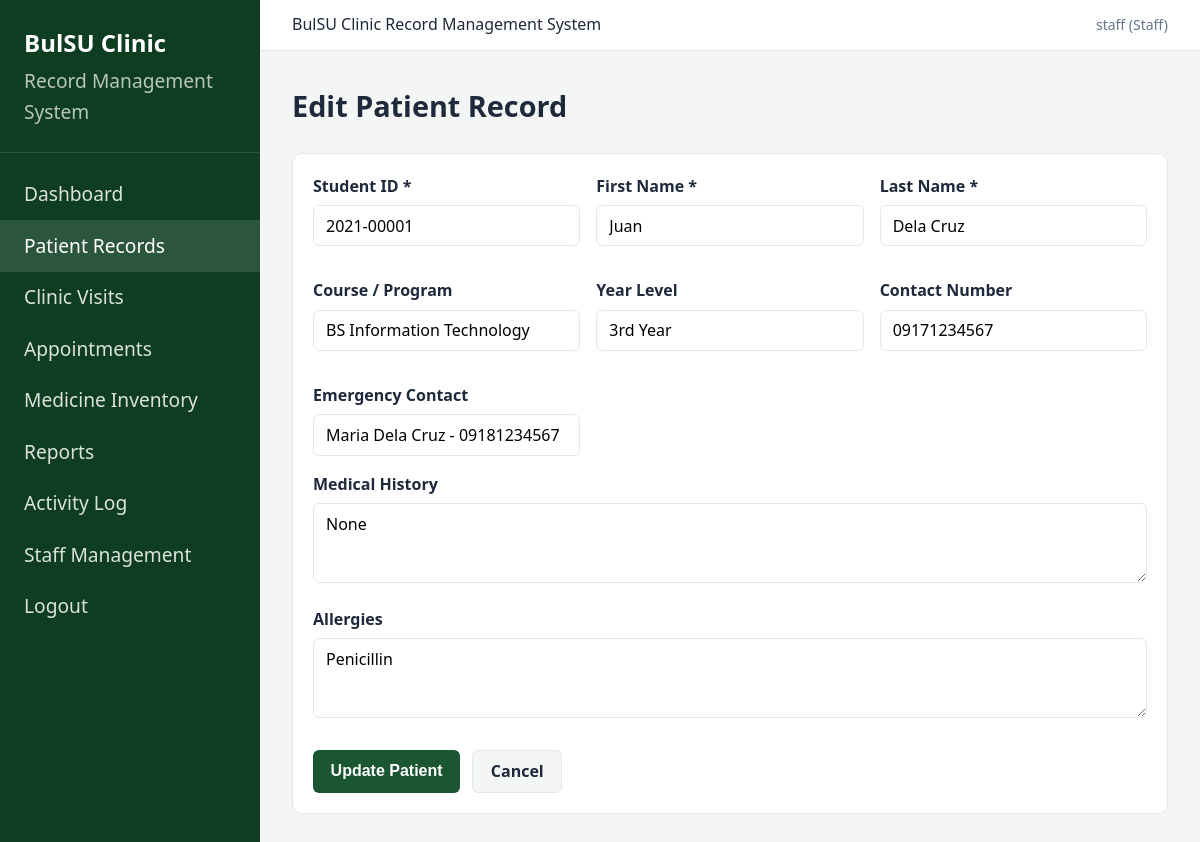
Page /patients/1/edit (signed in) on the committed database.
### tables this page shows
CREATE TABLE patients (
            id INTEGER PRIMARY KEY AUTOINCREMENT,
            user_id INTEGER UNIQUE,
            student_id TEXT UNIQUE NOT NULL,
            first_name TEXT NOT NULL,
            last_name TEXT NOT NULL,
            course TEXT,
            year_level TEXT,
            contact_number TEXT,
            emergency_contact TEXT,
            medical_history TEXT,
            allergies TEXT,
            created_at TEXT DEFAULT CURRENT_TIMESTAMP,
            updated_at TEXT DEFAULT CURRENT_TIMESTAMP,
            FOREIGN KEY (user_id) REFERENCES users(id) ON DELETE SET NULL
        );

### controllers/patient_controller.py (the view, shortened to what this page needs)
@patient_bp.route("/<int:patient_id>/edit", methods=["GET", "POST"])
@staff_required
def edit_patient(patient_id):
    patient = PatientModel.get_by_id(patient_id)
    if not patient:
        flash("Patient not found.", "danger")
        return redirect(url_for("patients.list_patients"))
    return render_template("staff/patients/form.html", patient=patient)

### models/database.py (called while the page is built)
def get_db():
    conn = sqlite3.connect(Config.DATABASE)
    conn.row_factory = sqlite3.Row
    conn.execute("PRAGMA foreign_keys = ON")
    return conn

### models/patient.py (called while the page is built)
    @staticmethod
    def get_by_id(patient_id):
        conn = get_db()
        row = conn.execute(
            """
            SELECT p.*, u.username
            FROM patients p
            LEFT JOIN users u ON p.user_id = u.id
            WHERE p.id = ?
            """,
            (patient_id,),
        ).fetchone()
        conn.close()
        return dict(row) if row else None

### views/templates/staff/patients/form.html (shortened to what this page needs)
{% extends "base.html" %}
{% block content %}
<div class="page-header">
    <h1>{{ 'Edit' if patient else 'Add' }} Patient Record</h1>
</div>
<div class="card">
    <form method="POST">
        <div class="form-grid">
            <div class="form-group">
                <label for="student_id">Student ID *</label>
                <input type="text" id="student_id" name="student_id" value="{{ patient.student_id if patient else '' }}" required>
            </div>
            <div class="form-group">
                <label for="first_name">First Name *</label>
                <input type="text" id="first_name" name="first_name" value="{{ patient.first_name if patient else '' }}" required>
            </div>
            <div class="form-group">
                <label for="last_name">Last Name *</label>
                <input type="text" id="last_name" name="last_name" value="{{ patient.last_name if patient else '' }}" required>
            </div>
            <div class="form-group">
                <label for="course">Course / Program</label>
                <input type="text" id="course" name="course" value="{{ patient.course if patient else '' }}">
            </div>
            <div class="form-group">
                <label for="year_level">Year Level</label>
                <input type="text" id="year_level" name="year_level" value="{{ patient.year_level if patient else '' }}">
            </div>
            <div class="form-group">
                <label for="contact_number">Contact Number</label>
                <input type="text" id="contact_number" name="contact_number" value="{{ patient.contact_number if patient else '' }}">
            </div>
            <div class="form-group">
                <label for="emergency_contact">Emergency Contact</label>
                <input type="text" id="emergency_contact" name="emergency_contact" value="{{ patient.emergency_contact if patient else '' }}">
            </div>
        </div>
        <div class="form-group">
            <label for="medical_history">Medical History</label>
            <textarea id="medical_history" name="medical_history">{{ patient.medical_history if patient else '' }}</textarea>
        </div>
        <div class="form-group">
            <label for="allergies">Allergies</label>
            <textarea id="allergies" name="allergies">{{ patient.allergies if patient else '' }}</textarea>
        </div>
        <div class="form-actions">
            <button type="submit" class="btn btn-primary">{{ 'Update' if patient else 'Create' }} Patient</button>
            <a href="{{ url_for('patients.list_patients') }}" class="btn btn-secondary">Cancel</a>
        </div>
    </form>
</div>
{% endblock %}

### views/static/css/style.css (style rules this page uses)
:root { --primary: #1a5632; --primary-dark: #0f3d22; --primary-light: #2d7a4a; --accent: #c8a415; --bg: #f4f6f5; --card: #ffffff; --text: #1e293b; --muted: #64748b; --border: #e2e8f0; --danger: #dc2626; --warning: #d97706; --success: #16a34a; --info: #2563eb; }
* { box-sizing: border-box; margin: 0; padding: 0; }
body { font-family: 'Segoe UI', Tahoma, Geneva, Verdana, sans-serif; background: var(--bg); color: var(--text); line-height: 1.6; }
a { color: var(--primary); text-decoration: none; }
.page-header { margin-bottom: 1.5rem; display: flex; justify-content: space-between; align-items: center; flex-wrap: wrap; gap: 1rem; }
.page-header h1 { font-size: 1.8rem; font-weight: 700; }
.card { background: var(--card); border: 1px solid var(--border); border-radius: 10px; padding: 1.25rem; margin-bottom: 1.25rem; }
.form-grid { display: grid; grid-template-columns: repeat(auto-fit, minmax(250px, 1fr)); gap: 1rem; }
.form-group { margin-bottom: 1rem; }
.form-group label { display: block; font-size: 1rem; font-weight: 600; margin-bottom: 0.35rem; color: var(--text); }
.form-group input, .form-group select, .form-group textarea { width: 100%; padding: 0.55rem 0.75rem; border: 1px solid var(--border); border-radius: 6px; font-size: 1rem; font-family: inherit; }
.form-group textarea { min-height: 80px; resize: vertical; }
.form-actions { margin-top: 1.5rem; display: flex; gap: 0.75rem; }
.btn { display: inline-block; padding: 0.5rem 1.1rem; border: none; border-radius: 6px; font-size: 1rem; font-weight: 600; cursor: pointer; text-decoration: none; transition: background 0.2s; }
.btn-primary { background: var(--primary); color: #fff; }
.btn-secondary { background: var(--bg); color: var(--text); border: 1px solid var(--border); }

### rows in the picture
patients: student_id "2021-00001", first_name "Juan", last_name "Dela Cruz", course "BS Information Technology", year_level "3rd Year", contact_number "09171234567", emergency_contact "Maria Dela Cruz - 09181234567", medical_history "None", allergies "Penicillin"

### other values in the picture
{{ session.get('username') }} "staff"
{{ 'Edit' if patient else 'Add' }} "Edit"
{{ 'Update' if patient else 'Create' }} "Update"
